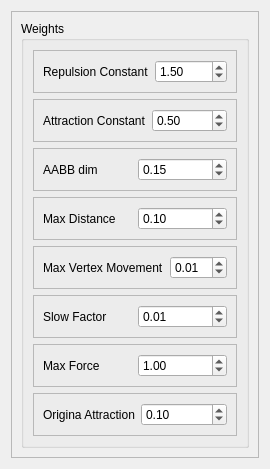
              <widget class="QWidget" name="graph3">
               <property name="geometry">
                <rect>
                 <x>0</x>
                 <y>0</y>
                 <width>247</width>
                 <height>433</height>
                </rect>
               </property>
               <attribute name="label">
                <string>Astrocyte Skeleton - Neurites Skeleton</string>
               </attribute>
               <layout class="QFormLayout" name="formLayout_3">
                <item row="0" column="0" colspan="2">
                 <widget class="QFrame" name="frame_20">
                  <property name="frameShape">
                   <enum>QFrame::StyledPanel</enum>
                  </property>
                  <property name="frameShadow">
                   <enum>QFrame::Raised</enum>
                  </property>
                  <layout class="QGridLayout" name="gridLayout_19">
                   <item row="0" column="0">
                    <widget class="QGroupBox" name="groupBox_14">
                     <property name="title">
                      <string>Weights</string>
                     </property>
                     <layout class="QVBoxLayout" name="verticalLayout_11">
                      <item>
                       <widget class="QFrame" name="frame_22">
                        <property name="frameShape">
                         <enum>QFrame::StyledPanel</enum>
                        </property>
                        <property name="frameShadow">
                         <enum>QFrame::Raised</enum>
                        </property>
                        <layout class="QHBoxLayout" name="horizontalLayout_18">
                         <item>
                          <widget class="QLabel" name="label_24">
                           <property name="text">
                            <string>Repulsion Constant</string>
                           </property>
                          </widget>
                         </item>
                         <item>
                          <widget class="QDoubleSpinBox" name="doubleSpinBox_15">
                           <property name="minimum">
                            <double>0.010000000000000</double>
                           </property>
                           <property name="singleStep">
                            <double>0.100000000000000</double>
                           </property>
                           <property name="value">
                            <double>1.500000000000000</double>
                           </property>
                          </widget>
                         </item>
                        </layout>
                       </widget>
                      </item>
                      <item>
                       <widget class="QFrame" name="frame_23">
                        <property name="frameShape">
                         <enum>QFrame::StyledPanel</enum>
                        </property>
                        <property name="frameShadow">
                         <enum>QFrame::Raised</enum>
                        </property>
                        <layout class="QHBoxLayout" name="horizontalLayout_19">
                         <item>
                          <widget class="QLabel" name="label_25">
                           <property name="text">
                            <string>Attraction Constant</string>
                           </property>
                          </widget>
                         </item>
                         <item>
                          <widget class="QDoubleSpinBox" name="doubleSpinBox_16">
                           <property name="singleStep">
                            <double>0.100000000000000</double>
                           </property>
                           <property name="value">
                            <double>0.500000000000000</double>
                           </property>
                          </widget>
                         </item>
                        </layout>
                       </widget>
                      </item>
                      <item>
                       <widget class="QFrame" name="frame_24">
                        <property name="frameShape">
                         <enum>QFrame::StyledPanel</enum>
                        </property>
                        <property name="frameShadow">
                         <enum>QFrame::Raised</enum>
                        </property>
                        <layout class="QHBoxLayout" name="horizontalLayout_20">
                         <item>
                          <widget class="QLabel" name="label_26">
                           <property name="text">
                            <string>AABB dim</string>
                           </property>
                          </widget>
                         </item>
                         <item>
                          <widget class="QDoubleSpinBox" name="doubleSpinBox_17">
                           <property name="singleStep">
                            <double>0.100000000000000</double>
                           </property>
                           <property name="value">
                            <double>0.150000000000000</double>
                           </property>
                          </widget>
                         </item>
                        </layout>
                       </widget>
                      </item>
                      <item>
                       <widget class="QFrame" name="frame_25">
                        <property name="frameShape">
                         <enum>QFrame::StyledPanel</enum>
                        </property>
                        <property name="frameShadow">
                         <enum>QFrame::Raised</enum>
                        </property>
                        <layout class="QHBoxLayout" name="horizontalLayout_21">
                         <item>
                          <widget class="QLabel" name="label_27">
                           <property name="text">
                            <string>Max Distance</string>
                           </property>
                          </widget>
                         </item>
                         <item>
                          <widget class="QDoubleSpinBox" name="doubleSpinBox_18">
                           <property name="singleStep">
                            <double>0.100000000000000</double>
                           </property>
                           <property name="value">
                            <double>0.100000000000000</double>
                           </property>
                          </widget>
                         </item>
                        </layout>
                       </widget>
                      </item>
                      <item>
                       <widget class="QFrame" name="frame_26">
                        <property name="frameShape">
                         <enum>QFrame::StyledPanel</enum>
                        </property>
                        <property name="frameShadow">
                         <enum>QFrame::Raised</enum>
                        </property>
                        <layout class="QHBoxLayout" name="horizontalLayout_22">
                         <item>
                          <widget class="QLabel" name="label_28">
                           <property name="text">
                            <string>Max Vertex Movement</string>
                           </property>
                          </widget>
                         </item>
                         <item>
                          <widget class="QDoubleSpinBox" name="doubleSpinBox_19">
                           <property name="singleStep">
                            <double>0.100000000000000</double>
                           </property>
                           <property name="value">
                            <double>0.010000000000000</double>
                           </property>
                          </widget>
                         </item>
                        </layout>
                       </widget>
                      </item>
                      <item>
                       <widget class="QFrame" name="frame_27">
                        <property name="frameShape">
                         <enum>QFrame::StyledPanel</enum>
                        </property>
                        <property name="frameShadow">
                         <enum>QFrame::Raised</enum>
                        </property>
                        <layout class="QHBoxLayout" name="horizontalLayout_23">
                         <item>
                          <widget class="QLabel" name="label_29">
                           <property name="text">
                            <string>Slow Factor</string>
                           </property>
                          </widget>
                         </item>
                         <item>
                          <widget class="QDoubleSpinBox" name="doubleSpinBox_20">
                           <property name="singleStep">
                            <double>0.100000000000000</double>
                           </property>
                           <property name="value">
                            <double>0.010000000000000</double>
                           </property>
                          </widget>
                         </item>
                        </layout>
                       </widget>
                      </item>
                      <item>
                       <widget class="QFrame" name="frame_29">
                        <property name="frameShape">
                         <enum>QFrame::StyledPanel</enum>
                        </property>
                        <property name="frameShadow">
                         <enum>QFrame::Raised</enum>
                        </property>
                        <layout class="QHBoxLayout" name="horizontalLayout_24">
                         <item>
                          <widget class="QLabel" name="label_30">
                           <property name="text">
                            <string>Max Force</string>
                           </property>
                          </widget>
                         </item>
                         <item>
                          <widget class="QDoubleSpinBox" name="doubleSpinBox_21">
                           <property name="minimum">
                            <double>0.010000000000000</double>
                           </property>
                           <property name="singleStep">
                            <double>0.100000000000000</double>
                           </property>
                           <property name="value">
                            <double>1.000000000000000</double>
                           </property>
                          </widget>
                         </item>
                        </layout>
                       </widget>
                      </item>
                      <item>
                       <widget class="QFrame" name="frame_38">
                        <property name="frameShape">
                         <enum>QFrame::StyledPanel</enum>
                        </property>
                        <property name="frameShadow">
                         <enum>QFrame::Raised</enum>
                        </property>
                        <layout class="QHBoxLayout" name="horizontalLayout_34">
                         <item>
                          <widget class="QLabel" name="label_40">
                           <property name="text">
                            <string>Origina Attraction</string>
                           </property>
                          </widget>
                         </item>
                         <item>
                          <widget class="QDoubleSpinBox" name="doubleSpinBox_31">
                           <property name="minimum">
                            <double>0.010000000000000</double>
                           </property>
                           <property name="singleStep">
                            <double>0.100000000000000</double>
                           </property>
                           <property name="value">
                            <double>0.100000000000000</double>
                           </property>
                          </widget>
                         </item>
                        </layout>
                       </widget>
                      </item>
                     </layout>
                    </widget>
                   </item>
                  </layout>
                 </widget>
                </item>
               </layout>
              </widget>
